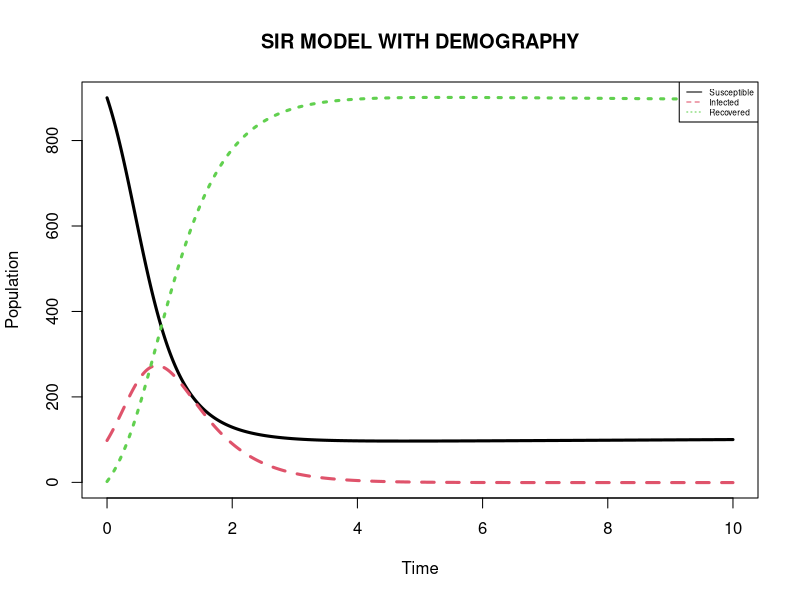
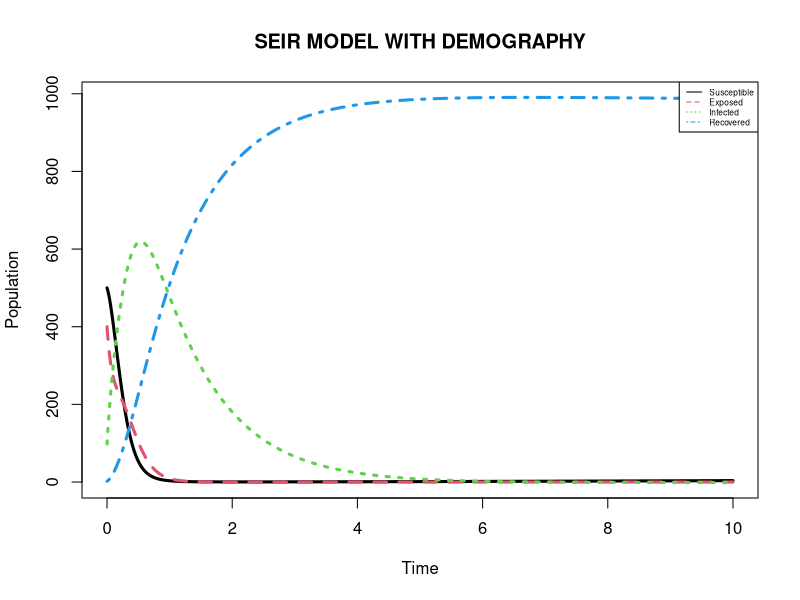
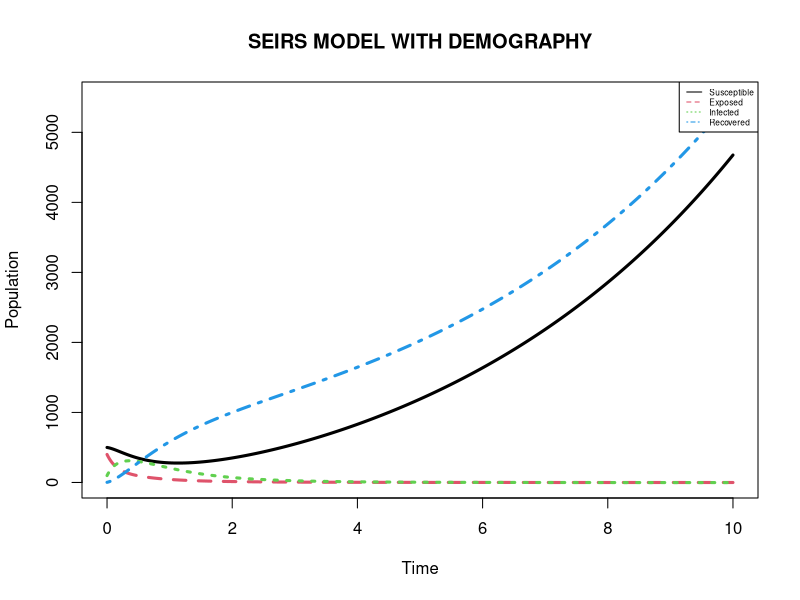

Generate these figures, in order, with R:
##################################
## ANA PALOMA OROZCO CARSTENSEN ##
## INFECTIOUS DISEASE MODELING ###
########## HOMEWORK 2 ############ 
######### 03 - 11 - 2022 #########
##################################

library (deSolve) # Load library

## SIR model with demography

SIR <- function (time, state, parameters) { # Start the function 
  with (as.list (c (state, parameters)), { # Create the list of the equations
    dS <- - beta * S * I / (S + I + R) + mN - mS # dS equation 
    dI <- beta * S * I / (S + I + R) - gama * I - mI # dI equation 
    dR <- gama * I - mR # dR equation 
    list (c (dS, dI, dR)) # Make a list with the equations 
  })
} 

parameters <- c (beta = 5, gama = 2, mN = 1, mS = 0.5, mI = 0.8, mR = 0.1) # Set parameters
initial_conditions <- c (S = 900, I = 98, R = 2) # Set the initial conditions 
time <- seq (0, 10, by = 0.001) # Set the time conditions, from 0 to 10 
out <- ode (initial_conditions, time, SIR, parameters) # Solve the system of the equations

matplot (out [ , 1], out [ , 2 : 4], type = "l", xlab = "Time", ylab = "Population", main = "SIR MODEL WITH DEMOGRAPHY", lwd = 3) # Create the plot
legend ("topright", c ("Susceptible", "Infected", "Recovered"), col = 1 : 3, lty = 1 : 3, cex = 0.5) # Add the legend


## SEIR model with demography

SEIR <- function (time, state, parameters) { # Start the function 
  with (as.list (c (state, parameters)), { # Create the list of the equations
    dS <- - beta * S * I / (S + E + I + R) + mN - mS # dS equation 
    dE <- beta * S * I / (S + E + I + R) - gama * E - mE # dE equation 
    dI <- gama * E - lambda * I - mI # dI equation 
    dR <- lambda * I - mR # dR equation 
    list (c (dS, dE, dI, dR)) # Make a list with the equations 
  })
} 

parameters <- c (beta = 10, gama = 7, lambda = 1, mN = 1, mS = 0.5, mE = 0.5, mI = 1, mR = 0.1) # Set parameters
initial_conditions <- c (S = 500, E = 400, I = 98, R = 2) # Set the initial conditions 
time <- seq (0, 10, by = 0.001) # Set the time conditions, from 0 to 10 
out <- ode (initial_conditions, time, SEIR, parameters) # Solve the system of the equations

matplot (out [ , 1], out [ , 2 : 5], type = "l", xlab = "Time", ylab = "Population", main = "SEIR MODEL WITH DEMOGRAPHY", lwd = 3) # Create the plot
legend ("topright", c ("Susceptible", "Exposed", "Infected", "Recovered"), col = 1 : 4, lty = 1 : 4, cex = 0.5) # Add the legend


## SEIRS model with demography

SEIRS <- function (time, state, parameters) { # Start the function 
  with (as.list (c (state, parameters)), { # Create the list of the equations
    dS <- - beta * S * I / (S + E + I + R) + epsilon * R  + mN - mS # dS equation 
    dE <- beta * S * I / (S + E + I + R) - gama * E - mE # dE equation 
    dI <- gama * E - lambda * I - mI # dI equation 
    dR <- lambda * I + epsilon * R  - mR  # dR equation 
    list (c (dS, dE, dI, dR)) # Make a list with the equations 
  })
} 

parameters <- c (beta = 3, gama = 5, lambda = 2, epsilon = 0.2, mN = 1, mS = 0.5, mE = 0.5, mI = 1, mR = 0.1) # Set parameters
initial_conditions <- c (S = 500, E = 400, I = 98, R = 2) # Set the initial conditions 
time <- seq (0, 10, by = 0.001) # Set the time conditions, from 0 to 10 
out <- ode (initial_conditions, time, SEIRS, parameters) # Solve the system of the equations

matplot (out [ , 1], out [ , 2 : 5], type = "l", xlab = "Time", ylab = "Population", main = "SEIRS MODEL WITH DEMOGRAPHY", lwd = 3) # Create the plot
legend ("topright", c ("Susceptible", "Exposed", "Infected", "Recovered"), col = 1 : 4, lty = 1 : 4, cex = 0.5) # Add the legend
